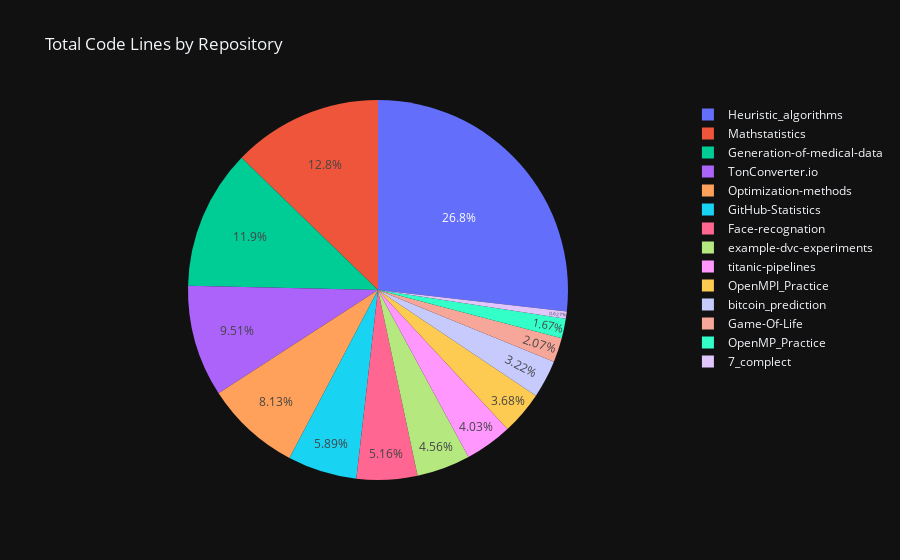

Notebook code cell kept with this figure:
### Code cell
df_grouped = data.groupby('Repo')[LC].sum()

pie_fig = px.pie(df_grouped, values=LC, names=df_grouped.index,
             title='Total Code Lines by Repository')
pie_fig.update_traces(textposition='inside')
pie_fig.show()

### Figure 1 — Plotly figure (JSON) as saved in the notebook; plotly's stock layout.template omitted (floating-point values rounded to 4 significant figures)
{"data": [{"domain": {"x": [0.0, 1.0], "y": [0.0, 1.0]}, "hovertemplate": "Repo=%{label}<br>Lines of Code=%{value}<extra></extra>", "labels": ["7_complect", "Face-recognation", "Game-Of-Life", "Generation-of-medical-data", "GitHub-Statistics", "Heuristic_algorithms", "Mathstatistics", "OpenMPI_Practice", "OpenMP_Practice", "Optimization-methods", "TonConverter.io", "bitcoin_prediction", "example-dvc-experiments", "titanic-pipelines"], "legendgroup": "", "name": "", "showlegend": true, "values": [30, 247, 99, 569, 282, 1282, 610, 176, 80, 389, 455, 154, 218, 193], "type": "pie", "textposition": "inside"}], "layout": {"legend": {"tracegroupgap": 0}, "title": {"text": "Total Code Lines by Repository"}}}
